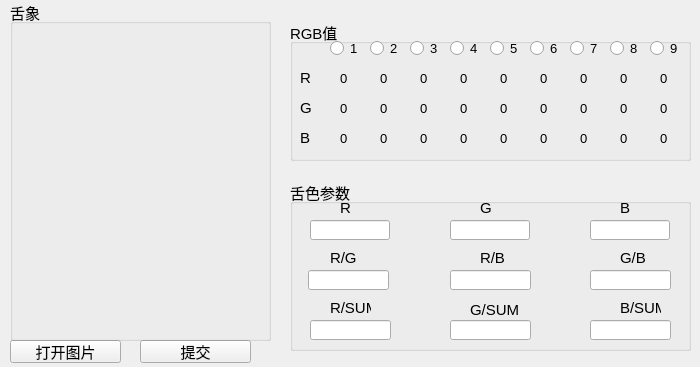
<?xml version="1.0" encoding="UTF-8"?>
<ui version="4.0">
 <class>Widget</class>
 <widget class="QWidget" name="Widget">
  <property name="geometry">
   <rect>
    <x>0</x>
    <y>0</y>
    <width>700</width>
    <height>367</height>
   </rect>
  </property>
  <property name="windowTitle">
   <string>Widget</string>
  </property>
  <widget class="QLabel" name="label_8">
   <property name="geometry">
    <rect>
     <x>0</x>
     <y>360</y>
     <width>61</width>
     <height>41</height>
    </rect>
   </property>
   <property name="text">
    <string/>
   </property>
  </widget>
  <widget class="QPushButton" name="pushButton">
   <property name="geometry">
    <rect>
     <x>10</x>
     <y>340</y>
     <width>111</width>
     <height>23</height>
    </rect>
   </property>
   <property name="font">
    <font>
     <pointsize>11</pointsize>
    </font>
   </property>
   <property name="text">
    <string>打开图片</string>
   </property>
  </widget>
  <widget class="QPushButton" name="pushButton_2">
   <property name="geometry">
    <rect>
     <x>140</x>
     <y>340</y>
     <width>111</width>
     <height>23</height>
    </rect>
   </property>
   <property name="font">
    <font>
     <pointsize>11</pointsize>
    </font>
   </property>
   <property name="text">
    <string>提交</string>
   </property>
  </widget>
  <widget class="QGroupBox" name="groupBox">
   <property name="geometry">
    <rect>
     <x>290</x>
     <y>180</y>
     <width>401</width>
     <height>171</height>
    </rect>
   </property>
   <property name="font">
    <font>
     <pointsize>11</pointsize>
    </font>
   </property>
   <property name="title">
    <string>舌色参数</string>
   </property>
   <widget class="QLineEdit" name="lineEdit_9">
    <property name="geometry">
     <rect>
      <x>300</x>
      <y>140</y>
      <width>81</width>
      <height>20</height>
     </rect>
    </property>
    <property name="font">
     <font>
      <family>Arial</family>
      <weight>50</weight>
      <bold>false</bold>
     </font>
    </property>
    <property name="mouseTracking">
     <bool>true</bool>
    </property>
   </widget>
   <widget class="QLabel" name="label_42">
    <property name="geometry">
     <rect>
      <x>330</x>
      <y>120</y>
      <width>41</width>
      <height>16</height>
     </rect>
    </property>
    <property name="text">
     <string>B/SUM</string>
    </property>
   </widget>
   <widget class="QLabel" name="label_38">
    <property name="geometry">
     <rect>
      <x>190</x>
      <y>70</y>
      <width>31</width>
      <height>16</height>
     </rect>
    </property>
    <property name="text">
     <string>R/B</string>
    </property>
   </widget>
   <widget class="QLineEdit" name="lineEdit_8">
    <property name="geometry">
     <rect>
      <x>160</x>
      <y>140</y>
      <width>81</width>
      <height>20</height>
     </rect>
    </property>
    <property name="font">
     <font>
      <family>Arial</family>
     </font>
    </property>
   </widget>
   <widget class="QLineEdit" name="lineEdit_3">
    <property name="geometry">
     <rect>
      <x>300</x>
      <y>40</y>
      <width>80</width>
      <height>20</height>
     </rect>
    </property>
    <property name="font">
     <font>
      <family>Arial</family>
     </font>
    </property>
   </widget>
   <widget class="QLineEdit" name="lineEdit_7">
    <property name="geometry">
     <rect>
      <x>20</x>
      <y>140</y>
      <width>81</width>
      <height>20</height>
     </rect>
    </property>
    <property name="font">
     <font>
      <family>Arial</family>
     </font>
    </property>
   </widget>
   <widget class="QLineEdit" name="lineEdit">
    <property name="geometry">
     <rect>
      <x>20</x>
      <y>40</y>
      <width>80</width>
      <height>20</height>
     </rect>
    </property>
    <property name="font">
     <font>
      <family>Arial</family>
      <pointsize>10</pointsize>
     </font>
    </property>
   </widget>
   <widget class="QLabel" name="label_34">
    <property name="geometry">
     <rect>
      <x>50</x>
      <y>20</y>
      <width>31</width>
      <height>16</height>
     </rect>
    </property>
    <property name="text">
     <string>R</string>
    </property>
   </widget>
   <widget class="QLineEdit" name="lineEdit_2">
    <property name="geometry">
     <rect>
      <x>160</x>
      <y>40</y>
      <width>80</width>
      <height>20</height>
     </rect>
    </property>
    <property name="font">
     <font>
      <family>Arial</family>
     </font>
    </property>
   </widget>
   <widget class="QLabel" name="label_40">
    <property name="geometry">
     <rect>
      <x>40</x>
      <y>120</y>
      <width>41</width>
      <height>16</height>
     </rect>
    </property>
    <property name="text">
     <string>R/SUM</string>
    </property>
   </widget>
   <widget class="QLabel" name="label_37">
    <property name="geometry">
     <rect>
      <x>40</x>
      <y>70</y>
      <width>31</width>
      <height>16</height>
     </rect>
    </property>
    <property name="text">
     <string>R/G</string>
    </property>
   </widget>
   <widget class="QLabel" name="label_41">
    <property name="geometry">
     <rect>
      <x>180</x>
      <y>120</y>
      <width>51</width>
      <height>20</height>
     </rect>
    </property>
    <property name="text">
     <string>G/SUM</string>
    </property>
   </widget>
   <widget class="QLineEdit" name="lineEdit_5">
    <property name="geometry">
     <rect>
      <x>160</x>
      <y>90</y>
      <width>81</width>
      <height>20</height>
     </rect>
    </property>
    <property name="font">
     <font>
      <family>Arial</family>
     </font>
    </property>
   </widget>
   <widget class="QLabel" name="label_39">
    <property name="geometry">
     <rect>
      <x>330</x>
      <y>70</y>
      <width>31</width>
      <height>16</height>
     </rect>
    </property>
    <property name="text">
     <string>G/B</string>
    </property>
   </widget>
   <widget class="QLineEdit" name="lineEdit_6">
    <property name="geometry">
     <rect>
      <x>300</x>
      <y>90</y>
      <width>81</width>
      <height>20</height>
     </rect>
    </property>
    <property name="font">
     <font>
      <family>Arial</family>
     </font>
    </property>
   </widget>
   <widget class="QLabel" name="label_35">
    <property name="geometry">
     <rect>
      <x>190</x>
      <y>20</y>
      <width>31</width>
      <height>16</height>
     </rect>
    </property>
    <property name="text">
     <string>G</string>
    </property>
   </widget>
   <widget class="QLabel" name="label_36">
    <property name="geometry">
     <rect>
      <x>330</x>
      <y>20</y>
      <width>31</width>
      <height>16</height>
     </rect>
    </property>
    <property name="text">
     <string>B</string>
    </property>
   </widget>
   <widget class="QLineEdit" name="lineEdit_4">
    <property name="geometry">
     <rect>
      <x>18</x>
      <y>90</y>
      <width>81</width>
      <height>20</height>
     </rect>
    </property>
    <property name="font">
     <font>
      <family>Arial</family>
     </font>
    </property>
   </widget>
  </widget>
  <widget class="QGroupBox" name="groupBox_2">
   <property name="geometry">
    <rect>
     <x>290</x>
     <y>20</y>
     <width>401</width>
     <height>141</height>
    </rect>
   </property>
   <property name="font">
    <font>
     <pointsize>11</pointsize>
    </font>
   </property>
   <property name="title">
    <string>RGB值</string>
   </property>
   <widget class="QLabel" name="label_32">
    <property name="geometry">
     <rect>
      <x>370</x>
      <y>80</y>
      <width>31</width>
      <height>16</height>
     </rect>
    </property>
    <property name="font">
     <font>
      <pointsize>10</pointsize>
     </font>
    </property>
    <property name="text">
     <string>0</string>
    </property>
   </widget>
   <widget class="QLabel" name="label_6">
    <property name="geometry">
     <rect>
      <x>50</x>
      <y>80</y>
      <width>31</width>
      <height>16</height>
     </rect>
    </property>
    <property name="font">
     <font>
      <pointsize>10</pointsize>
     </font>
    </property>
    <property name="text">
     <string>0</string>
    </property>
   </widget>
   <widget class="QLabel" name="label_7">
    <property name="geometry">
     <rect>
      <x>50</x>
      <y>110</y>
      <width>31</width>
      <height>16</height>
     </rect>
    </property>
    <property name="font">
     <font>
      <pointsize>10</pointsize>
     </font>
    </property>
    <property name="text">
     <string>0</string>
    </property>
   </widget>
   <widget class="QLabel" name="label_18">
    <property name="geometry">
     <rect>
      <x>210</x>
      <y>110</y>
      <width>31</width>
      <height>16</height>
     </rect>
    </property>
    <property name="font">
     <font>
      <pointsize>10</pointsize>
     </font>
    </property>
    <property name="text">
     <string>0</string>
    </property>
   </widget>
   <widget class="QLabel" name="label_26">
    <property name="geometry">
     <rect>
      <x>290</x>
      <y>80</y>
      <width>31</width>
      <height>16</height>
     </rect>
    </property>
    <property name="font">
     <font>
      <pointsize>10</pointsize>
     </font>
    </property>
    <property name="text">
     <string>0</string>
    </property>
   </widget>
   <widget class="QRadioButton" name="radioButton_3">
    <property name="geometry">
     <rect>
      <x>160</x>
      <y>20</y>
      <width>31</width>
      <height>16</height>
     </rect>
    </property>
    <property name="font">
     <font>
      <pointsize>10</pointsize>
     </font>
    </property>
    <property name="text">
     <string>4</string>
    </property>
   </widget>
   <widget class="QLabel" name="label_11">
    <property name="geometry">
     <rect>
      <x>90</x>
      <y>80</y>
      <width>31</width>
      <height>16</height>
     </rect>
    </property>
    <property name="font">
     <font>
      <pointsize>10</pointsize>
     </font>
    </property>
    <property name="text">
     <string>0</string>
    </property>
   </widget>
   <widget class="QRadioButton" name="radioButton_8">
    <property name="geometry">
     <rect>
      <x>360</x>
      <y>20</y>
      <width>41</width>
      <height>16</height>
     </rect>
    </property>
    <property name="font">
     <font>
      <pointsize>10</pointsize>
     </font>
    </property>
    <property name="text">
     <string>9</string>
    </property>
   </widget>
   <widget class="QLabel" name="label_27">
    <property name="geometry">
     <rect>
      <x>330</x>
      <y>110</y>
      <width>31</width>
      <height>16</height>
     </rect>
    </property>
    <property name="font">
     <font>
      <pointsize>10</pointsize>
     </font>
    </property>
    <property name="text">
     <string>0</string>
    </property>
   </widget>
   <widget class="QLabel" name="label_25">
    <property name="geometry">
     <rect>
      <x>290</x>
      <y>50</y>
      <width>41</width>
      <height>16</height>
     </rect>
    </property>
    <property name="font">
     <font>
      <pointsize>10</pointsize>
     </font>
    </property>
    <property name="text">
     <string>0</string>
    </property>
   </widget>
   <widget class="QLabel" name="label_12">
    <property name="geometry">
     <rect>
      <x>130</x>
      <y>110</y>
      <width>31</width>
      <height>16</height>
     </rect>
    </property>
    <property name="font">
     <font>
      <pointsize>10</pointsize>
     </font>
    </property>
    <property name="text">
     <string>0</string>
    </property>
   </widget>
   <widget class="QLabel" name="label_9">
    <property name="geometry">
     <rect>
      <x>90</x>
      <y>110</y>
      <width>31</width>
      <height>16</height>
     </rect>
    </property>
    <property name="font">
     <font>
      <pointsize>10</pointsize>
     </font>
    </property>
    <property name="text">
     <string>0</string>
    </property>
   </widget>
   <widget class="QLabel" name="label_19">
    <property name="geometry">
     <rect>
      <x>210</x>
      <y>50</y>
      <width>41</width>
      <height>16</height>
     </rect>
    </property>
    <property name="font">
     <font>
      <pointsize>10</pointsize>
     </font>
    </property>
    <property name="text">
     <string>0</string>
    </property>
   </widget>
   <widget class="QLabel" name="label_4">
    <property name="geometry">
     <rect>
      <x>10</x>
      <y>110</y>
      <width>31</width>
      <height>16</height>
     </rect>
    </property>
    <property name="text">
     <string>B</string>
    </property>
   </widget>
   <widget class="QLabel" name="label_23">
    <property name="geometry">
     <rect>
      <x>250</x>
      <y>80</y>
      <width>31</width>
      <height>16</height>
     </rect>
    </property>
    <property name="font">
     <font>
      <pointsize>10</pointsize>
     </font>
    </property>
    <property name="text">
     <string>0</string>
    </property>
   </widget>
   <widget class="QLabel" name="label_28">
    <property name="geometry">
     <rect>
      <x>330</x>
      <y>50</y>
      <width>41</width>
      <height>16</height>
     </rect>
    </property>
    <property name="font">
     <font>
      <pointsize>10</pointsize>
     </font>
    </property>
    <property name="text">
     <string>0</string>
    </property>
   </widget>
   <widget class="QLabel" name="label_17">
    <property name="geometry">
     <rect>
      <x>170</x>
      <y>80</y>
      <width>31</width>
      <height>16</height>
     </rect>
    </property>
    <property name="font">
     <font>
      <pointsize>10</pointsize>
     </font>
    </property>
    <property name="text">
     <string>0</string>
    </property>
   </widget>
   <widget class="QLabel" name="label_10">
    <property name="geometry">
     <rect>
      <x>90</x>
      <y>50</y>
      <width>41</width>
      <height>16</height>
     </rect>
    </property>
    <property name="font">
     <font>
      <pointsize>10</pointsize>
     </font>
    </property>
    <property name="text">
     <string>0</string>
    </property>
   </widget>
   <widget class="QLabel" name="label_24">
    <property name="geometry">
     <rect>
      <x>290</x>
      <y>110</y>
      <width>31</width>
      <height>16</height>
     </rect>
    </property>
    <property name="font">
     <font>
      <pointsize>10</pointsize>
     </font>
    </property>
    <property name="text">
     <string>0</string>
    </property>
   </widget>
   <widget class="QLabel" name="label_2">
    <property name="geometry">
     <rect>
      <x>10</x>
      <y>50</y>
      <width>41</width>
      <height>16</height>
     </rect>
    </property>
    <property name="text">
     <string>R</string>
    </property>
   </widget>
   <widget class="QLabel" name="label_14">
    <property name="geometry">
     <rect>
      <x>130</x>
      <y>80</y>
      <width>31</width>
      <height>16</height>
     </rect>
    </property>
    <property name="font">
     <font>
      <pointsize>10</pointsize>
     </font>
    </property>
    <property name="text">
     <string>0</string>
    </property>
   </widget>
   <widget class="QRadioButton" name="radioButton_7">
    <property name="geometry">
     <rect>
      <x>320</x>
      <y>20</y>
      <width>41</width>
      <height>16</height>
     </rect>
    </property>
    <property name="font">
     <font>
      <pointsize>10</pointsize>
     </font>
    </property>
    <property name="text">
     <string>8</string>
    </property>
   </widget>
   <widget class="QRadioButton" name="radioButton_5">
    <property name="geometry">
     <rect>
      <x>240</x>
      <y>20</y>
      <width>41</width>
      <height>16</height>
     </rect>
    </property>
    <property name="font">
     <font>
      <pointsize>10</pointsize>
     </font>
    </property>
    <property name="text">
     <string>6</string>
    </property>
   </widget>
   <widget class="QLabel" name="label_31">
    <property name="geometry">
     <rect>
      <x>370</x>
      <y>110</y>
      <width>31</width>
      <height>16</height>
     </rect>
    </property>
    <property name="font">
     <font>
      <pointsize>10</pointsize>
     </font>
    </property>
    <property name="text">
     <string>0</string>
    </property>
   </widget>
   <widget class="QLabel" name="label_3">
    <property name="geometry">
     <rect>
      <x>10</x>
      <y>80</y>
      <width>31</width>
      <height>16</height>
     </rect>
    </property>
    <property name="text">
     <string>G</string>
    </property>
   </widget>
   <widget class="QLabel" name="label_29">
    <property name="geometry">
     <rect>
      <x>330</x>
      <y>80</y>
      <width>31</width>
      <height>16</height>
     </rect>
    </property>
    <property name="font">
     <font>
      <pointsize>10</pointsize>
     </font>
    </property>
    <property name="text">
     <string>0</string>
    </property>
   </widget>
   <widget class="QRadioButton" name="radioButton_2">
    <property name="geometry">
     <rect>
      <x>120</x>
      <y>20</y>
      <width>41</width>
      <height>16</height>
     </rect>
    </property>
    <property name="font">
     <font>
      <pointsize>10</pointsize>
     </font>
    </property>
    <property name="text">
     <string>3</string>
    </property>
   </widget>
   <widget class="QLabel" name="label_22">
    <property name="geometry">
     <rect>
      <x>250</x>
      <y>50</y>
      <width>41</width>
      <height>16</height>
     </rect>
    </property>
    <property name="font">
     <font>
      <pointsize>10</pointsize>
     </font>
    </property>
    <property name="text">
     <string>0</string>
    </property>
   </widget>
   <widget class="QLabel" name="label_13">
    <property name="geometry">
     <rect>
      <x>130</x>
      <y>50</y>
      <width>41</width>
      <height>16</height>
     </rect>
    </property>
    <property name="font">
     <font>
      <pointsize>10</pointsize>
     </font>
    </property>
    <property name="text">
     <string>0</string>
    </property>
   </widget>
   <widget class="QRadioButton" name="radioButton_1">
    <property name="geometry">
     <rect>
      <x>80</x>
      <y>20</y>
      <width>41</width>
      <height>16</height>
     </rect>
    </property>
    <property name="font">
     <font>
      <pointsize>10</pointsize>
     </font>
    </property>
    <property name="text">
     <string>2</string>
    </property>
   </widget>
   <widget class="QLabel" name="label_30">
    <property name="geometry">
     <rect>
      <x>370</x>
      <y>50</y>
      <width>41</width>
      <height>16</height>
     </rect>
    </property>
    <property name="font">
     <font>
      <pointsize>10</pointsize>
     </font>
    </property>
    <property name="text">
     <string>0</string>
    </property>
   </widget>
   <widget class="QRadioButton" name="radioButton">
    <property name="geometry">
     <rect>
      <x>40</x>
      <y>20</y>
      <width>51</width>
      <height>16</height>
     </rect>
    </property>
    <property name="font">
     <font>
      <pointsize>10</pointsize>
     </font>
    </property>
    <property name="text">
     <string>1</string>
    </property>
   </widget>
   <widget class="QLabel" name="label_16">
    <property name="geometry">
     <rect>
      <x>170</x>
      <y>50</y>
      <width>41</width>
      <height>16</height>
     </rect>
    </property>
    <property name="font">
     <font>
      <pointsize>10</pointsize>
     </font>
    </property>
    <property name="text">
     <string>0</string>
    </property>
   </widget>
   <widget class="QLabel" name="label_20">
    <property name="geometry">
     <rect>
      <x>210</x>
      <y>80</y>
      <width>31</width>
      <height>16</height>
     </rect>
    </property>
    <property name="font">
     <font>
      <pointsize>10</pointsize>
     </font>
    </property>
    <property name="text">
     <string>0</string>
    </property>
   </widget>
   <widget class="QLabel" name="label_21">
    <property name="geometry">
     <rect>
      <x>250</x>
      <y>110</y>
      <width>31</width>
      <height>16</height>
     </rect>
    </property>
    <property name="font">
     <font>
      <pointsize>10</pointsize>
     </font>
    </property>
    <property name="text">
     <string>0</string>
    </property>
   </widget>
   <widget class="QLabel" name="label_5">
    <property name="geometry">
     <rect>
      <x>50</x>
      <y>50</y>
      <width>41</width>
      <height>16</height>
     </rect>
    </property>
    <property name="font">
     <font>
      <pointsize>10</pointsize>
     </font>
    </property>
    <property name="text">
     <string>0</string>
    </property>
   </widget>
   <widget class="QRadioButton" name="radioButton_4">
    <property name="geometry">
     <rect>
      <x>200</x>
      <y>20</y>
      <width>41</width>
      <height>16</height>
     </rect>
    </property>
    <property name="font">
     <font>
      <pointsize>10</pointsize>
     </font>
    </property>
    <property name="text">
     <string>5</string>
    </property>
   </widget>
   <widget class="QRadioButton" name="radioButton_6">
    <property name="geometry">
     <rect>
      <x>280</x>
      <y>20</y>
      <width>41</width>
      <height>16</height>
     </rect>
    </property>
    <property name="font">
     <font>
      <pointsize>10</pointsize>
     </font>
    </property>
    <property name="text">
     <string>7</string>
    </property>
   </widget>
   <widget class="QLabel" name="label_15">
    <property name="geometry">
     <rect>
      <x>170</x>
      <y>110</y>
      <width>31</width>
      <height>16</height>
     </rect>
    </property>
    <property name="font">
     <font>
      <pointsize>10</pointsize>
     </font>
    </property>
    <property name="text">
     <string>0</string>
    </property>
   </widget>
  </widget>
  <widget class="QGroupBox" name="groupBox_3">
   <property name="geometry">
    <rect>
     <x>10</x>
     <y>0</y>
     <width>261</width>
     <height>341</height>
    </rect>
   </property>
   <property name="font">
    <font>
     <pointsize>11</pointsize>
    </font>
   </property>
   <property name="title">
    <string>舌象</string>
   </property>
   <widget class="MyLable" name="label">
    <property name="geometry">
     <rect>
      <x>10</x>
      <y>20</y>
      <width>241</width>
      <height>311</height>
     </rect>
    </property>
    <property name="minimumSize">
     <size>
      <width>200</width>
      <height>200</height>
     </size>
    </property>
    <property name="text">
     <string/>
    </property>
   </widget>
  </widget>
 </widget>
 <layoutdefault spacing="6" margin="11"/>
 <customwidgets>
  <customwidget>
   <class>MyLable</class>
   <extends>QLabel</extends>
   <header>mylable.h</header>
  </customwidget>
 </customwidgets>
 <resources/>
 <connections/>
</ui>
